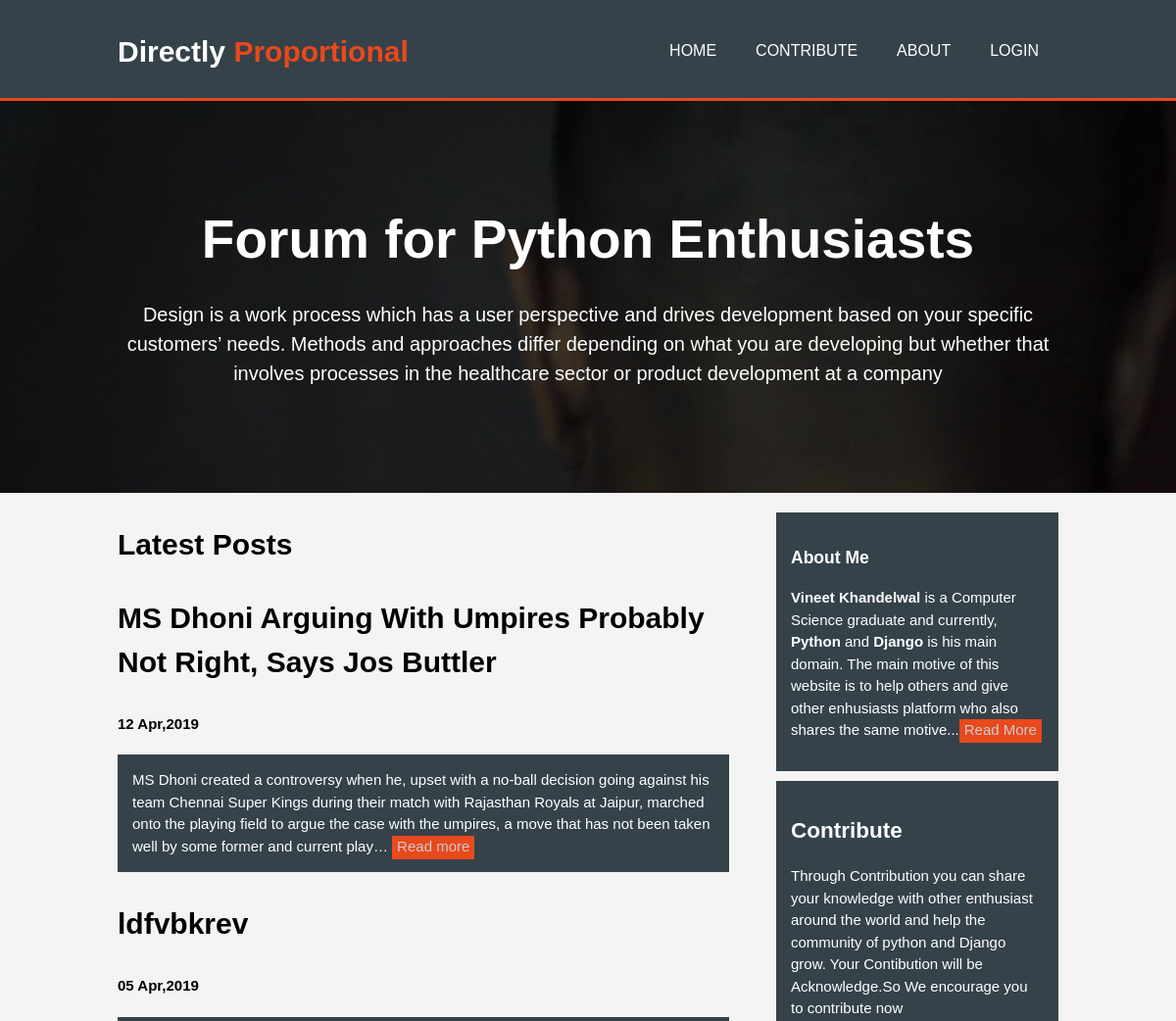
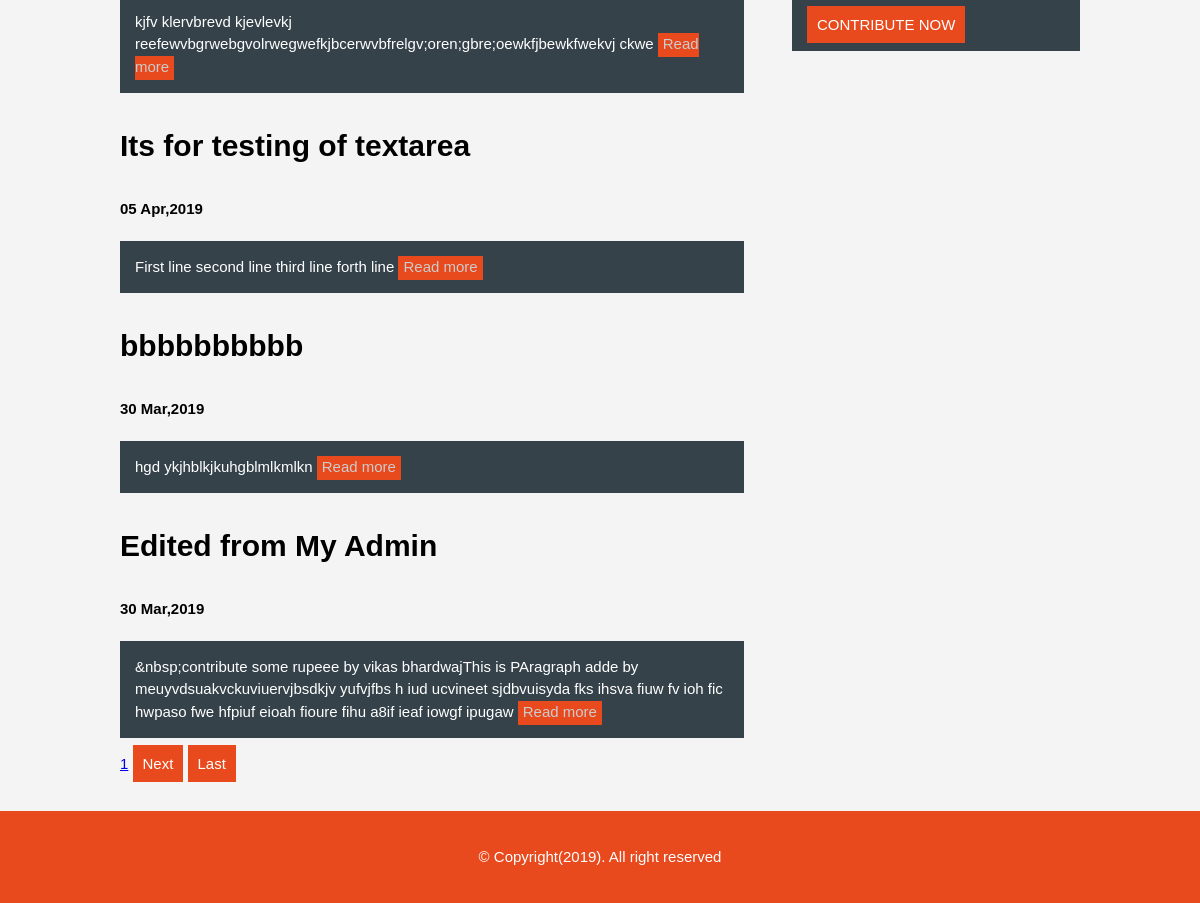
The page /blog/posts/ on the database as committed earlier (2 pictures, top to bottom).
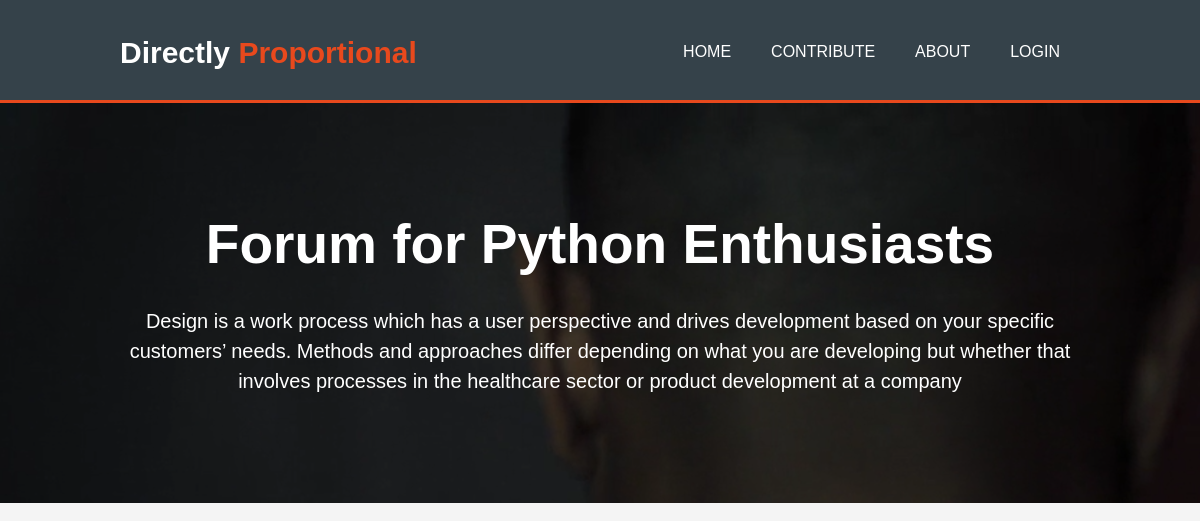
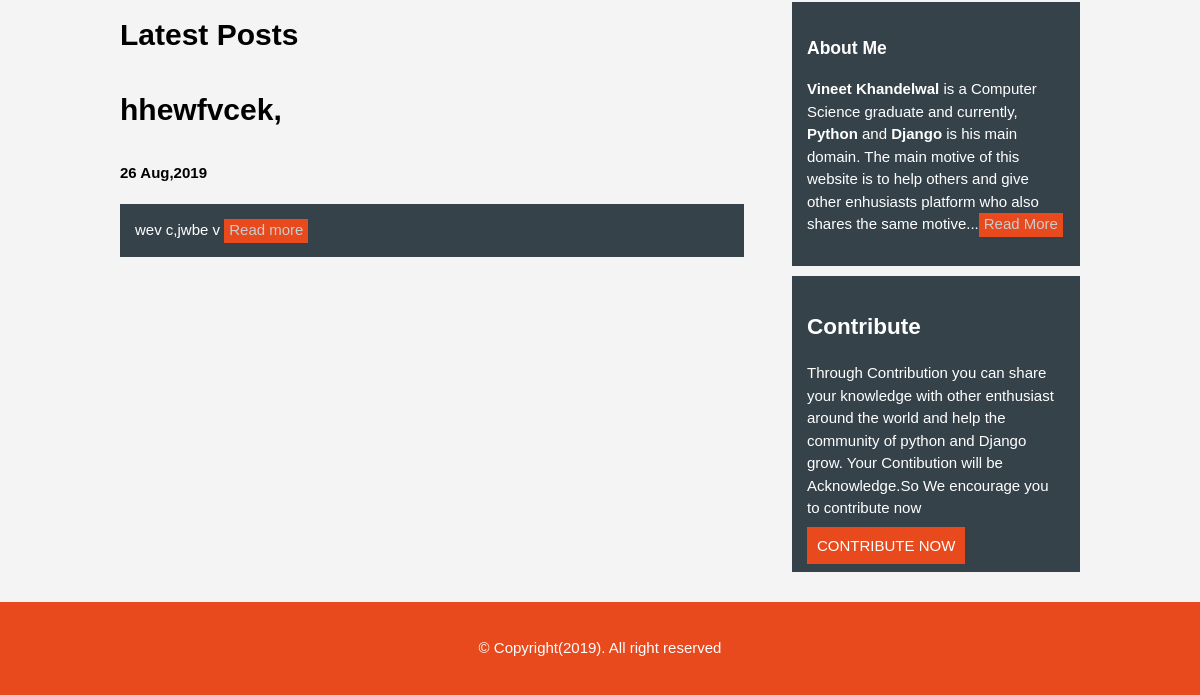
The same page on the database as committed later (2 pictures, top to bottom).
### blog/models.py (models this page shows, shortened)
class Post(models.Model):
    title = models.CharField(max_length=100)
    content = models.TextField()
    image = models.ImageField(upload_to='blog_images/', null=True)
    created_date = models.DateTimeField(default=datetime.datetime.now())
    published_date = models.DateTimeField(blank=True, null=True)
    contribute = models.CharField(max_length=50, null=True)

### blog/views.py (the view)
# urls.py: path('posts/', views.PostListView.as_view(), name='post_list'),
class PostListView(ListView):
    model = Post
    context_object_name = 'post_list'
    ordering = '-published_date'
    paginate_by = 5

### template/blog/post_list.html (shortened to what this page needs)
{% extends 'base.html'%}
{% load staticfiles %}
{% block content %}
<section id="showcase">
  <div class="container">
      <h1>Forum for Python Enthusiasts </h1>
      <p>Design is a work process which has a user perspective and drives development based on your specific customers’ needs. Methods and approaches differ depending on what you are developing but whether that involves processes in the healthcare sector or product development at a company</p>
  </div>
</section>
<section id="main">
  <div class="container">
          <article id="main-col" class="">
            <h1 class='page-title'>Latest Posts</h1>
            {% for post in post_list %}
              {% if post.published_date %}
              <h1 class="title"><a href="{% url 'blog:post_detail' pk=post.pk %}">{{post.title|safe}}</a></h1>
              <h4 class="post-meta">{{post.published_date|date:"d M,Y"}} <a href="#">{{post.author}}</a></h4>
              <p class="dark">
                {{post.content|striptags|truncatechars:300}}
                <a class="read-more" href="{% url 'blog:post_detail' pk=post.pk %}">Read more</a>
              </p>
              {% endif %}
            {% endfor %}
          <p>
              {% if is_paginated %}
              {% for num in page_obj.paginator.page_range %}
                {% if page_obj.number == num %}
                  <a class="button_!" href="?page={{ num }}"> {{ num }}</a>
                {% endif %}
              {% endfor %}
              {% if page_obj.has_next %}
                <a class="button_1" href="?page={{ page_obj.next_page_number }}">Next</a>
                <a class="button_1" href="?page={{ page_obj.paginator.num_pages}}">Last</a>
              {% endif %}
              {% endif %}
          </p>
        </article>
        <aside id="sidebar">
          <div class="dark">
            <h3>About Me</h3>
            <p><b>Vineet Khandelwal</b> is a Computer Science graduate and currently, <b>Python</b> and <b>Django</b> is his main domain. The main motive of this website is to help others and give other enhusiasts platform who also shares the same motive...<a class="read-more" href="{% url 'blog:about_me' %}">Read More</a></p>
          </div>
          <div class="dark">
            <h2>Contribute</h2>
            <p>Through Contribution you can share your knowledge with other enthusiast around the world and help the community of python and Django grow. Your Contibution will be Acknowledge.So We encourage you to contribute now</p>
            <div>
              <a class="button_1" href="{% url 'blog:contribute' %}">CONTRIBUTE NOW</a>
            </div>
          </div>
        </aside>
  </div>
</section>
{% endblock %}

### template/base.html (shortened to what this page needs)
{% load staticfiles %}
<!DOCTYPE html>
<html lang="en">
<head>
<link rel="stylesheet" href="{% static 'css/style.css' %}">
<link rel="stylesheet" href="//cdn.jsdelivr.net/npm/medium-editor@latest/dist/css/medium-editor.min.css" type="text/css" media="screen" charset="utf-8">
</head>
<body>
  <header>
    <div class="container">
        <div id="branding">
         <h1>Directly <span class="highlight">Proportional</span></h1>
        </div>
        <nav>
          <ul>
            <li>
            <a href="{% url 'blog:home' %}">Home</a>
            <li>
              <a href="{% url 'blog:contribute' %}">Contribute</a>
            </li>
            <li>
              <a class="nav-link" href="{% url 'blog:about_me' %}">About</a>
            </li>
            {% if user.is_authenticated %}
            <li> Hi, {{user.username}}</li>
            <li><a href="{% url 'blog:create_post'%}">Create Post</a></li>
            <li><a href="{% url 'blog:draft' %}">Drafts</a></li>
            <li><a href="{% url 'blog:contribute_list' %}">Contributions</a></li>
            <li><a href="{% url 'blog:pending_comments' %}">Pending Comments</a></li>
            <li> <a href="{% url 'logout' %}">logout</a></li>
            {% else %}
            <li>
                <a href="{% url 'login' %}">Login</a>
            </li>
            {% endif %}
          </ul>
      </nav>
    </div>
  </header>
  {% block content %}
  {% endblock %}
<footer class="footer">
    <p>&copy; Copyright(2019). All right reserved</p>
</footer>
</body>
</html>

### blog/static/css/style.css (style rules this page uses)
body { font: 15px/1.5 Arial, Helvetica, sans-serif; padding: 0; margin: 0; background-color: #f4f4f4; }
.container { width: 80%; margin: auto; overflow: hidden; }
ul { margin: 0; padding: 0; }
.button_1 { text-decoration: none; height: 28px; background: #e8491d; border: 0; padding: 10px 10px 10px 10px; color: #ffffff; }
.dark { color: #ffffff; background: #35424a; padding: 15px; margin-top: 10px; margin-bottom: 10px; }
header { background: #35424a; color: #ffffff; padding-top: 30px; min-height: 70px; border-bottom: #e8491d 3px solid; }
header a { color: #ffffff; text-decoration: none; text-transform: uppercase; font-size: 16px; }
header li { float: left; display: inline; padding: 0 20px 0 20px; }
header #branding { float: left; }
header #branding h1 { margin: 0; }
header nav { float: right; margin-top: 10px; }
header .highlight, header .current a { color: #e8491d; font-weight: bold; }
#showcase { min-height: 400px; background:url('../images/showcase.png') no-repeat; text-align: center; color: #ffffff; }
#showcase h1 { margin-top: 100px; font-size: 55px; margin-bottom: 10px; }
#showcase p { font-size: 20px; }
aside#sidebar { float: right; width: 30%; margin-top: 10px; }
article#main-col { float: left; width: 65%; }
article h1 a { text-decoration: none; color: black; font-size: 30px; }
article .read-more, aside#sidebar .read-more { color: #cccccc; background: #e8491d; padding: 2px 5px 5px 5px; text-decoration: none; }
article h1 { font-size: 30px; }
footer { padding: 20px; margin-top: 20px; color: #ffffff; background-color: #e8491d; text-align: center; }

Rows that differ between the two databases and show on the page:
removed Post: title "MS Dhoni Arguing With Umpires Probably Not Right, Says Jos Buttler", published_date "12 Apr,2019", content "MS Dhoni created a controversy when he, upset with a no-ball decision going against his team Chennai Super Kings during their match with Rajasthan Royals at Jaipur, marched onto the playing field to argue the case with the umpires, a move that has not been taken well by some former and current play…"
removed Post: title "ldfvbkrev", published_date "05 Apr,2019", content "kjfv klervbrevd kjevlevkj reefewvbgrwebgvolrwegwefkjbcerwvbfrelgv;oren;gbre;oewkfjbewkfwekvj ckwe"
removed Post: title "Its for testing of textarea", published_date "05 Apr,2019", content "First line second line third line forth line"
removed Post: title "bbbbbbbbbb", published_date "30 Mar,2019", content "hgd ykjhblkjkuhgblmlkmlkn"
removed Post: title "Edited from My Admin", published_date "30 Mar,2019", content "&nbsp;contribute some rupeee by vikas bhardwajThis is PAragraph adde by meuyvdsuakvckuviuervjbsdkjv yufvjfbs h iud ucvineet sjdbvuisyda fks ihsva fiuw fv ioh fic hwpaso fwe hfpiuf eioah fioure fihu a8if ieaf iowgf ipugaw"
added Post: title "hhewfvcek,", published_date "26 Aug,2019", content "wev c,jwbe v"
Other text that changed with them:
list line gone: "1"
text no longer shown: "Next Last"
